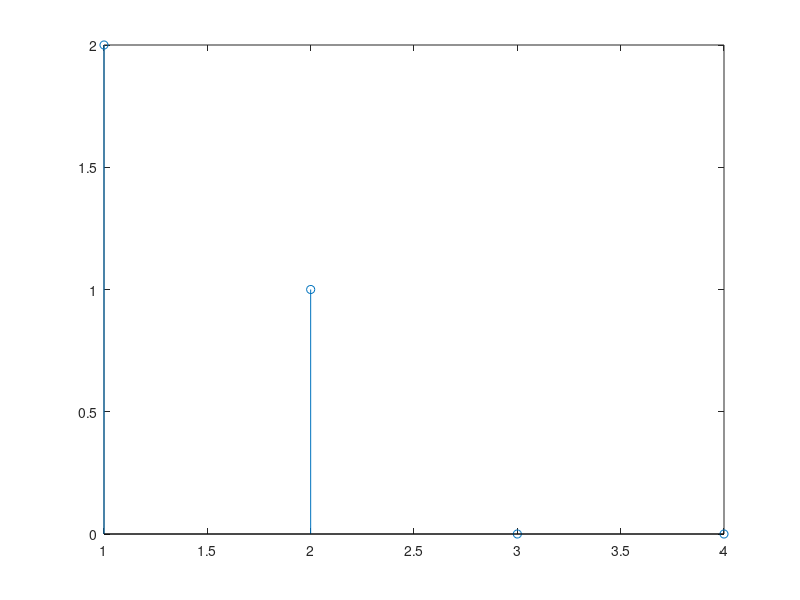
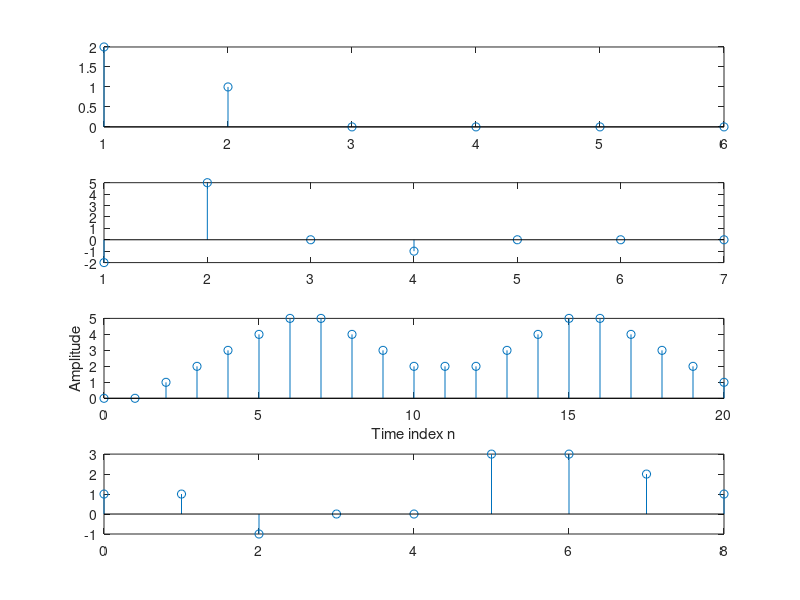

Write MATLAB code to recreate these figures, in order.

x1 = [1 0 0];
figure;
stem(x1);
%org_x1 = 1;
h1 = [2 1 0 0];
stem(h1);
%org_h1 = 2;
y1 = conv(x1,h1);

figure;
subplot(4,1,1);
stem(y1);

x2 = [2 -1 0 0];
h2 = [-1 2 1 0];
y2 = conv(x2,h2);

subplot(4,1,2);
stem(y2);

x3 = ones(1,5);
h3 = [zeros(1,2) ones(1,6) zeros(1,3) ones(1,6)];
y3 = conv(x3,h3);
n3 = 0:1:length(y3)-1;
subplot(4,1,3);
stem(n3,y3); 
xlabel("Time index n");ylabel('Amplitude');

x4 = [1 2 1 1];
h4 = [1 -1 0 0 1 1];
y4 = conv(x4,h4);
subplot(4,1,4);
n4 = 0:1:length(y4) - 1;
stem(n4,y4);




